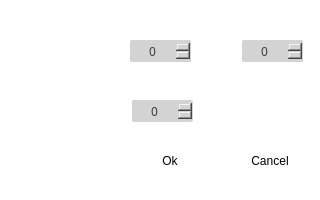
<?xml version="1.0" encoding="UTF-8"?>
<ui version="4.0">
 <class>EditorPanelUI</class>
 <widget class="QWidget" name="EditorPanelUI">
  <property name="geometry">
   <rect>
    <x>0</x>
    <y>0</y>
    <width>320</width>
    <height>200</height>
   </rect>
  </property>
  <property name="windowTitle">
   <string>Form</string>
  </property>
  <property name="styleSheet">
   <string notr="true">background-color: white;
border:&quot;2px solid rgb(0, 0, 0)&quot;;
border-radius:2px;</string>
  </property>
  <widget class="QSpinBox" name="spinBoxHeight">
   <property name="geometry">
    <rect>
     <x>242</x>
     <y>40</y>
     <width>61</width>
     <height>22</height>
    </rect>
   </property>
   <property name="styleSheet">
    <string notr="true">QSpinBox#spinBoxHeight {
background:lightgray;
border:&quot;1px solid black&quot;;
border-radius:2px;
font-family:ArialMT;
font-size:12px;
color:#3B3B3B;
}
QSpinBox#spinBoxHeight::down-button {
image: url(:/mate/action_ico/mind/Icons8-Ios7-Arrows-Down-4.ico);
border:none;
}
QSpinBox#spinBoxHeight::up-button {
image: url(:/mate/action_ico/mind/Icons8-Ios7-Arrows-Up-4.ico);
border:none;
}</string>
   </property>
   <property name="alignment">
    <set>Qt::AlignCenter</set>
   </property>
   <property name="maximum">
    <number>9999</number>
   </property>
  </widget>
  <widget class="QSpinBox" name="spinBoxWigth">
   <property name="geometry">
    <rect>
     <x>130</x>
     <y>40</y>
     <width>61</width>
     <height>22</height>
    </rect>
   </property>
   <property name="styleSheet">
    <string notr="true">QSpinBox#spinBoxWigth {
background:lightgray;
border:&quot;1px solid black&quot;;
border-radius:2px;
font-family:ArialMT;
font-size:12px;
color:#3B3B3B;
}
QSpinBox#spinBoxWigth::down-button {
border:none;
image: url(:/mate/action_ico/mind/Icons8-Ios7-Arrows-Down-4.ico);
}
QSpinBox#spinBoxWigth::up-button {
image: url(:/mate/action_ico/mind/Icons8-Ios7-Arrows-Up-4.ico);
border:none;
}</string>
   </property>
   <property name="alignment">
    <set>Qt::AlignCenter</set>
   </property>
   <property name="maximum">
    <number>9999</number>
   </property>
  </widget>
  <widget class="QSpinBox" name="spinBoxPesent">
   <property name="geometry">
    <rect>
     <x>132</x>
     <y>100</y>
     <width>61</width>
     <height>22</height>
    </rect>
   </property>
   <property name="styleSheet">
    <string notr="true">QSpinBox#spinBoxPesent {
background:lightgray;
border:&quot;1px solid black&quot;;
border-radius:2px;
font-family:ArialMT;
font-size:12px;
color:#3B3B3B;
}
QSpinBox#spinBoxPesent::down-button {
image: url(:/mate/action_ico/mind/Icons8-Ios7-Arrows-Down-4.ico);
border:none;
}
QSpinBox#spinBoxPesent::up-button {
image: url(:/mate/action_ico/mind/Icons8-Ios7-Arrows-Up-4.ico);
border:none;
}</string>
   </property>
   <property name="alignment">
    <set>Qt::AlignCenter</set>
   </property>
   <property name="maximum">
    <number>99</number>
   </property>
  </widget>
  <widget class="QPushButton" name="btn_lock">
   <property name="geometry">
    <rect>
     <x>210</x>
     <y>40</y>
     <width>21</width>
     <height>21</height>
    </rect>
   </property>
   <property name="styleSheet">
    <string notr="true">QPushButton#btn_lock {
	border:none;
	image: url(:/mate/action_ico/mind/Iconsmind-Outline-Unlock-2.ico);
}
QPushButton#btn_lock:checked {
	image: url(:/mate/action_ico/mind/Iconsmind-Outline-Lock.ico);
}</string>
   </property>
   <property name="text">
    <string/>
   </property>
   <property name="checkable">
    <bool>true</bool>
   </property>
  </widget>
  <widget class="QLabel" name="label">
   <property name="geometry">
    <rect>
     <x>30</x>
     <y>20</y>
     <width>71</width>
     <height>51</height>
    </rect>
   </property>
   <property name="styleSheet">
    <string notr="true">image: url(:/mate/action_ico/mind/Iconsmind-Outline-Resize.ico);</string>
   </property>
   <property name="text">
    <string/>
   </property>
  </widget>
  <widget class="QLabel" name="label_2">
   <property name="geometry">
    <rect>
     <x>30</x>
     <y>90</y>
     <width>81</width>
     <height>61</height>
    </rect>
   </property>
   <property name="styleSheet">
    <string notr="true">image: url(:/mate/action_ico/mind/favicon.ico);</string>
   </property>
   <property name="text">
    <string/>
   </property>
  </widget>
  <widget class="QPushButton" name="btn_OK">
   <property name="geometry">
    <rect>
     <x>130</x>
     <y>150</y>
     <width>80</width>
     <height>21</height>
    </rect>
   </property>
   <property name="styleSheet">
    <string notr="true">color:black;

border:&quot;1px solid black&quot;;</string>
   </property>
   <property name="text">
    <string>Ok</string>
   </property>
  </widget>
  <widget class="QPushButton" name="pushCancel">
   <property name="geometry">
    <rect>
     <x>230</x>
     <y>150</y>
     <width>80</width>
     <height>21</height>
    </rect>
   </property>
   <property name="styleSheet">
    <string notr="true">border:&quot;1px solid black&quot;;
color:black;</string>
   </property>
   <property name="text">
    <string>Cancel</string>
   </property>
  </widget>
 </widget>
 <resources/>
 <connections/>
</ui>
